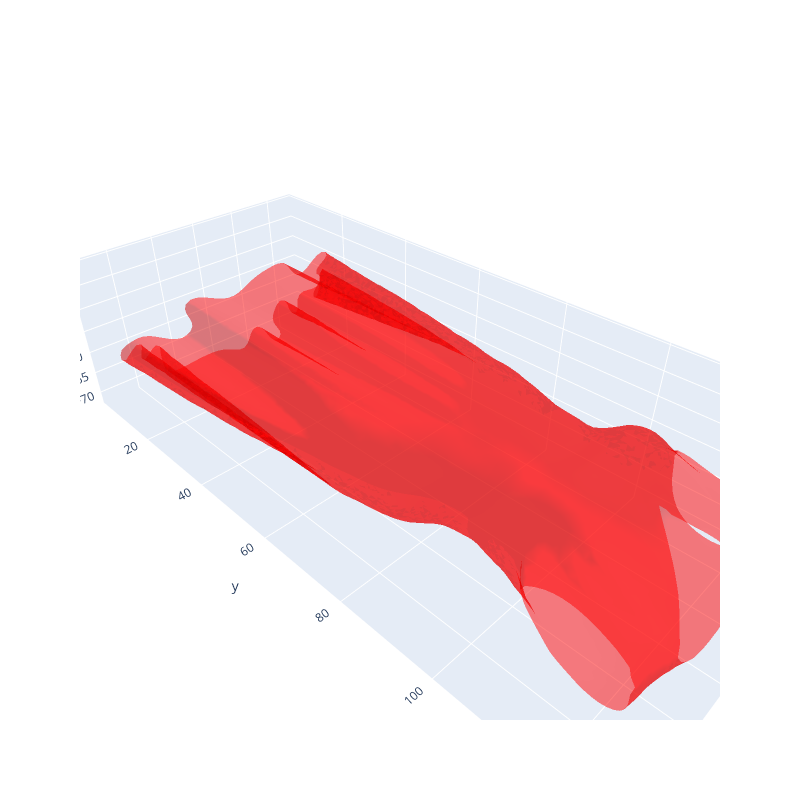

The notebook cell this image was saved under:
### Code cell
IDX = 1551

IDX = random.randint(0, len(filtered_combination_path_list) - 1)
combination_path = filtered_combination_path_list[IDX]

print("IDX :", IDX)
print("combination_path :", combination_path)

spec_config_path = os.path.join(combination_path, "static", "spec_config.json")
with open(spec_config_path, "r") as f:
    spec_config = json.load(open(spec_config_path, "r"))

garment_name_list = list(map(
    lambda x : os.path.basename(x["spec"].replace("\\", "/")),
    spec_config.values()
))



with open(os.path.join(combination_path, "static", "static__body_info.json"), "r") as f:
    static_body_data = json.load(f)
    betas = torch.tensor(static_body_data['shape'], dtype=torch.float32).unsqueeze(0)
    pose = torch.tensor(
        np.deg2rad(static_body_data['pose']),
        dtype=torch.float32
    ).unsqueeze(0)  # Shape: (1, 52, 3)
    transl = torch.tensor(static_body_data['trans'], dtype=torch.float32).unsqueeze(0)

    body_pose = pose[0, 1:22].reshape(1, -1)  # Body joints (excluding global orientation)
    left_hand_pose = pose[0, 22:37].reshape(1, -1)  # Left hand joints
    right_hand_pose = pose[0, 37:52].reshape(1, -1)  # Right hand joints
    global_orient = pose[0, 0].unsqueeze(0)  # Global orientation

    # Get body mesh
    output = model(
        betas=betas,
        body_pose=body_pose,
        global_orient=global_orient,
        left_hand_pose=left_hand_pose,
        right_hand_pose=right_hand_pose,
        # transl=transl
    )
    vertices = output.vertices.detach().numpy()[0]
    faces = model.faces

    # SCALE = 2 * transl.numpy()[0, 1] / (vertices[:, 1].max() - vertices[:, 1].min())
    SCALE = 100
    Z_OFFSET = -3
    Y_OFFSET = 21

    static_body_mesh = trimesh.Trimesh(vertices=vertices, faces=faces)
    static_body_mesh.apply_scale(SCALE)

    static_body_mesh.vertices += transl.numpy()
    # static_body_mesh.vertices[:, 1] -= static_body_mesh.vertices[:, 1].min()
    static_body_mesh.vertices[:, 2] += Z_OFFSET
    static_body_mesh.vertices[:, 1] += Y_OFFSET

mesh_dict = {}
garment_dict = {}
for garment_name in garment_name_list :
    spec_file_path = os.path.join(
        combination_path, "static", f"{garment_name}_specification.json"
    )
    pattern = pyg.pattern.wrappers.VisPattern(spec_file_path)
    drawn_pattern_list = list(map(
        lambda pannel_name : pattern._draw_a_panel(
            pannel_name, apply_transform=False, fill=True
        ),
        pattern.panel_order()
    ))
    panel_svg_path_dict = {
        panel_name : pattern._draw_a_panel(
            panel_name, apply_transform=False, fill=True
        )
        for panel_name in pattern.panel_order()
    }

    stitch_dict = {
        i : v for i, v in enumerate(pattern.pattern['stitches'])
    }
    
    mesh = trimesh.load_mesh(os.path.join(
        combination_path, "static", f"{garment_name}_{garment_name}.obj",
    ), process=False)

    neighbor_idx_list = mesh.vertex_neighbors
    
    with open(
        os.path.join(
            # combination_path, "static", f"{garment_name}_{garment_name}_segmentation_filtered.txt"
            combination_path, "static", f"{garment_name}_{garment_name}_segmentation.txt"
        ),
        "r"
    ) as f:
        mesh_segmentation_list = list(map(
            lambda x : x.strip(),
            f.readlines()
        ))
        vertex_mask_dict = {}
        for panel_name in panel_svg_path_dict.keys() :
            vertex_mask_dict[panel_name] = np.array(list(map(
                lambda x : x == panel_name,
                mesh_segmentation_list
            )))

    panel_mesh_list, panel_segmentation_list = disassemble_mesh_to_panels(mesh, mesh_segmentation_list)

    garment_dict[garment_name] = {
        "panel_svg_path_dict" : panel_svg_path_dict,
        "stitch_dict" : stitch_dict,
        "mesh" : mesh,
        "panel_mesh_list" : panel_mesh_list,
        "panel_segmentation_list" : panel_segmentation_list,
    }

    # garment_segmentation_mask_dict = {}
    # for panel_name in panel_svg_path_dict.keys() :
    #     garment_segmentation_mask_dict[panel_name] = np.array(list(map(
    #         lambda x : x == panel_name,
    #         mesh_segmentation_list
    #     )))

        
    fig = visualize_meshes_plotly(
        [mesh],
        show_edges=False,
        vertices_list = list(map(
            lambda x : mesh.vertices[
                x
            ],
            vertex_mask_dict.values()
        )),
        color_list = ["red", "blue", "green", "yellow", "white", "orange", "purple", "pink", "brown", "gray", "black", "white"],
        show=False
    )
    fig.show()

    # for panel_mesh in panel_mesh_list :
    #     fig = visualize_meshes_plotly(
    #         panel_mesh,
    #         color_list=["red", "blue", "green", "yellow", "white", "orange", "purple", "pink", "brown", "gray", "black", "white"],
    #         show_edges=False,
    #         show=False
    #     )
    #     fig.show()

# fig = visualize_meshes_plotly(
#     list(map(
#         lambda x : x["mesh"],
#         garment_dict.values()
#     )),
#     show_edges=False,
#     vertices_list = list(map(
#         lambda x : x["mesh"].vertices[
#             x["stitch_vertex_mask"]
#         ],
#         garment_dict.values()
#     )),
#     vertices_color_list=[
#         "red", "red", "red",
#         # "blue", "green", "yellow", "white", "orange", "purple", "pink", "brown", "gray", "black", "white"
#     ],
#     show=False
# )
# fig.update_layout(
#     scene = dict(
#         xaxis = dict(visible=False),
#         yaxis = dict(visible=False),
#         zaxis = dict(visible=False),
#         bgcolor='rgba(255,255,255,1)'  # transparent background
#     ),
#     paper_bgcolor='rgba(255,255,255,1)'  # transparent paper background
# )
# fig.show()

### Figure 1 — Plotly figure (JSON) as saved in the notebook; plotly's stock layout.template omitted (floating-point values rounded to 4 significant figures; data arrays with more than 128 entries replaced by an {"elided": "..."} marker saying what was removed)
{"data": [{"color": "red", "i": {"elided": "20209 int values"}, "j": {"elided": "20209 int values"}, "k": {"elided": "20209 int values"}, "opacity": 0.5, "type": "mesh3d", "x": {"elided": "10474 float values"}, "y": {"elided": "10474 float values"}, "z": {"elided": "10474 float values"}}], "layout": {"height": 800, "scene": {"aspectmode": "data"}, "showlegend": false, "width": 800}}
